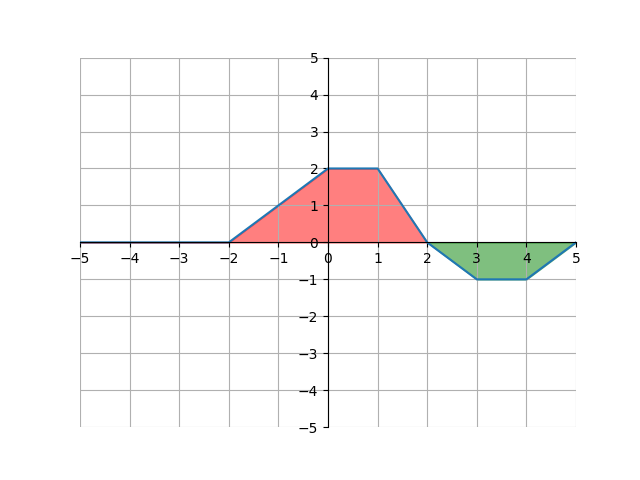

Write Python code to recreate this figure.
import matplotlib.pyplot as plt
import numpy as np

x = [-5, -2, 0, 1, 2, 3, 4, 5]
y = [0, 0, 2, 2, 0, -1, -1, 0]
x1 = np.linspace(1.9, 2.1, 8)
x2 = np.linspace(1.9, 2.0, 8)

ax = plt.gca()
ax.spines['top'].set_color('none')
ax.spines['left'].set_position('zero')
ax.spines['right'].set_color('none')
ax.spines['bottom'].set_position('zero')

plt.xlim(-5, 5)
plt.ylim(-5, 5)
plt.xticks(np.arange(min(x), max(x)+1, 1.0))
plt.yticks(np.arange(-5, 5+1, 1.0))
plt.plot(x, y)

ax.fill_between(x, 0, y, where=(x<x1) , color="red", alpha=0.5)
ax.fill_between(x, 0, y, where=(x>x2) , color="green", alpha=0.5)

plt.grid(True)
plt.show()
